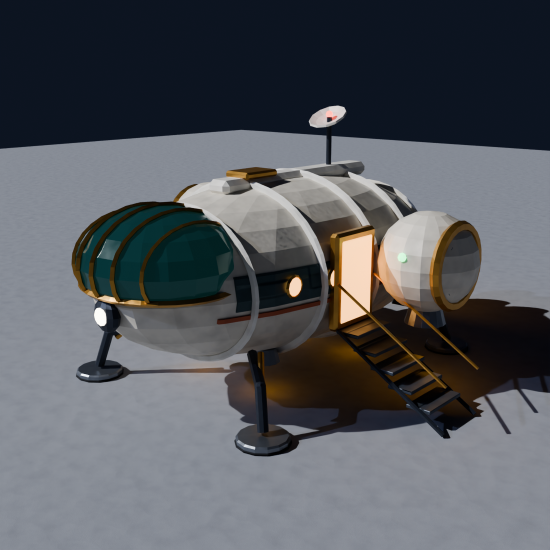
#> input picture tools/aurora-mk2/r/hero.png, 1100 x 1100 px, found by its file name (shown at 1/2 size)
$ python hero_sbs.py out.png
#> lines starting #> are read from the running program, lines starting #| are printed output that depends on the picture
"""Side-by-side of mj hero and r/hero.png (cropped to the model) into the given output path."""
import sys, numpy as np
from PIL import Image
im = Image.open('r/hero.png'); a = np.asarray(im)[..., 3] > 0; ys, xs = np.where(a)
#> further down, im is the input picture: PIL image 1100x1100 RGBA; mean R, G, B, A 84.9, 87.8, 93, 255
#> after `a = np.asarray(im)[..., 3] > 0`: a: shape (1100, 1100) bool; every value is 1
pad = 10; im = im.crop((xs.min() - pad, ys.min() - pad, xs.max() + pad, ys.max() + pad))
#> after `im = im.crop((xs.min() - pad, ys.min() - pad, xs.max() + pad, ys.max()`:
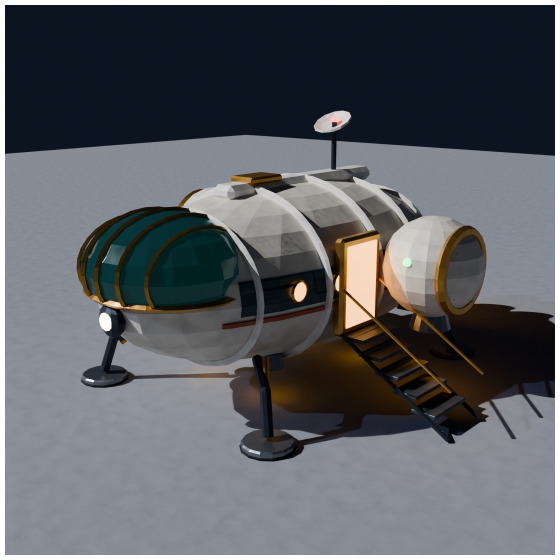
#> im: PIL image 1119x1119 RGBA (shown at 1/2 size); mean R, G, B, A 82, 84.9, 89.9, 246.4; transparent parts drawn white
bg = Image.new('RGBA', im.size, (237, 230, 214, 255)); bg.alpha_composite(im)
#> after `bg = Image.new('RGBA', im.size, (237, 230, 214, 255))`:
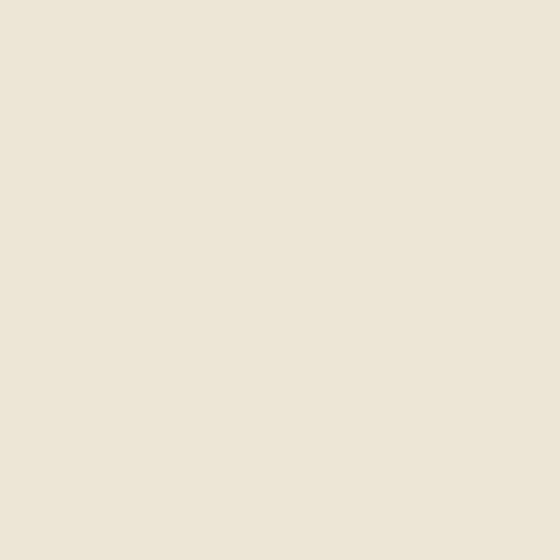
#> bg: PIL image 1119x1119 RGBA (shown at 1/2 size); mean R, G, B, A 237, 230, 214, 255
bg = bg.resize((round(bg.width * 560 / bg.height), 560))
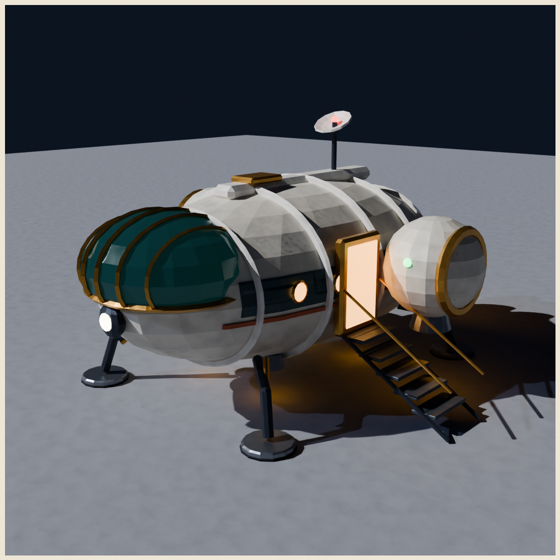
#> bg: PIL image 560x560 RGBA; mean R, G, B, A 90, 92.7, 97.1, 255
h = Image.open('../../mj/cedar-upgrade/hero.png').convert('RGBA').crop((380, 80, 1650, 1880)).resize((395, 560))
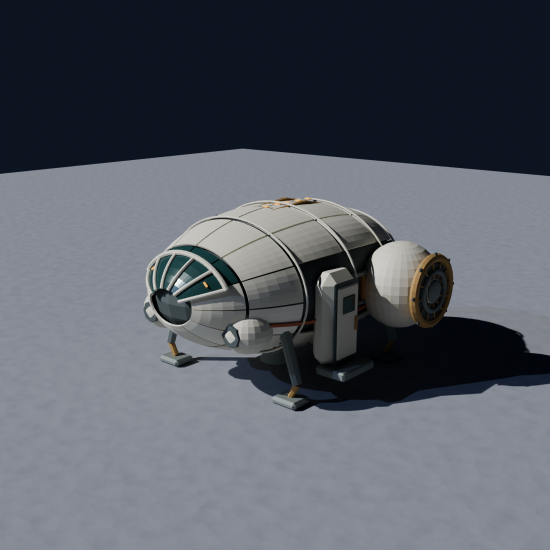
#> input picture tools/aurora-mk2/mk1/hero.png, 1100 x 1100 px, found by its file name (shown at 1/2 size)
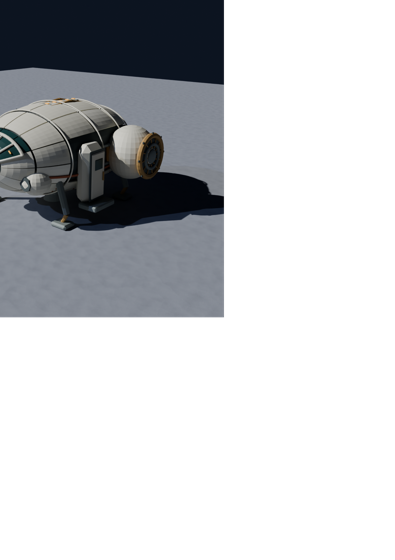
#> h: PIL image 395x560 RGBA; mean R, G, B, A 27.9, 29.5, 31.8, 81.9; transparent parts drawn white
c = Image.new('RGBA', (h.width + bg.width + 10, 560), 'white'); c.paste(h, (0, 0)); c.paste(bg, (h.width + 10, 0)); c.save(sys.argv[1])
#> after `c = Image.new('RGBA', (h.width + bg.width + 10, 560), 'white')`: c: PIL image 965x560 RGBA; every value is 255
#> after `c.paste(h, (0, 0))`:
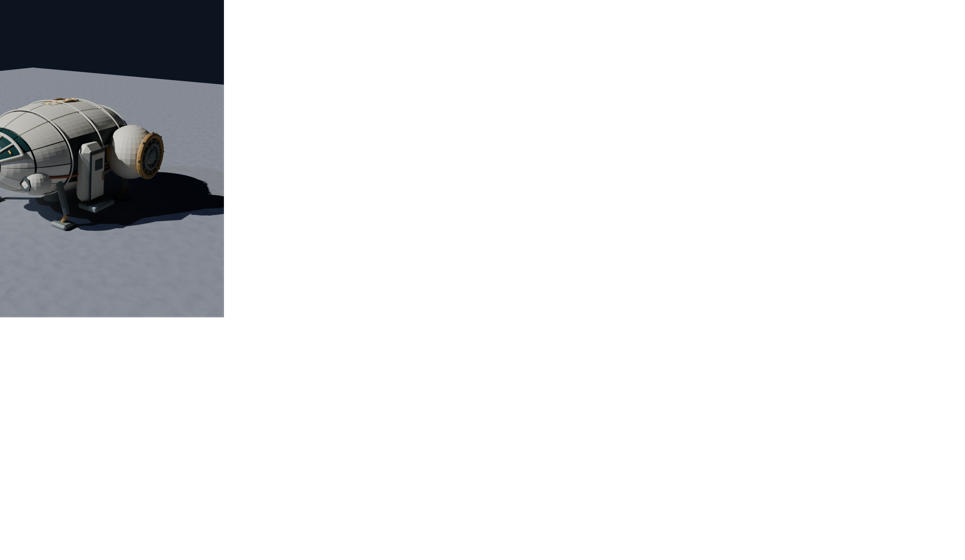
#> c: PIL image 965x560 RGBA; mean R, G, B, A 162, 162.7, 163.6, 184.2; transparent parts drawn white
#> after `c.paste(bg, (h.width + 10, 0))`:
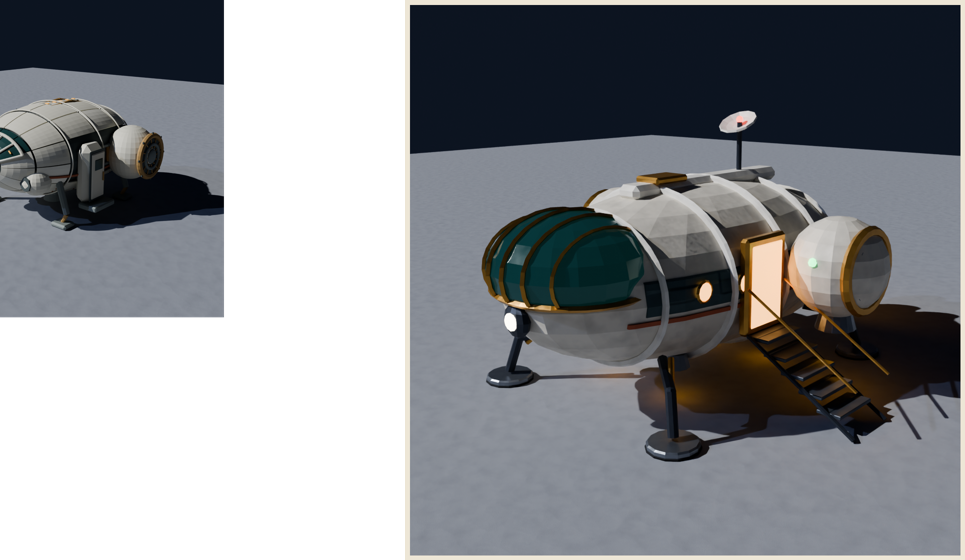
#> c: PIL image 965x560 RGBA; mean R, G, B, A 66.3, 68.5, 72, 184.2; transparent parts drawn white
